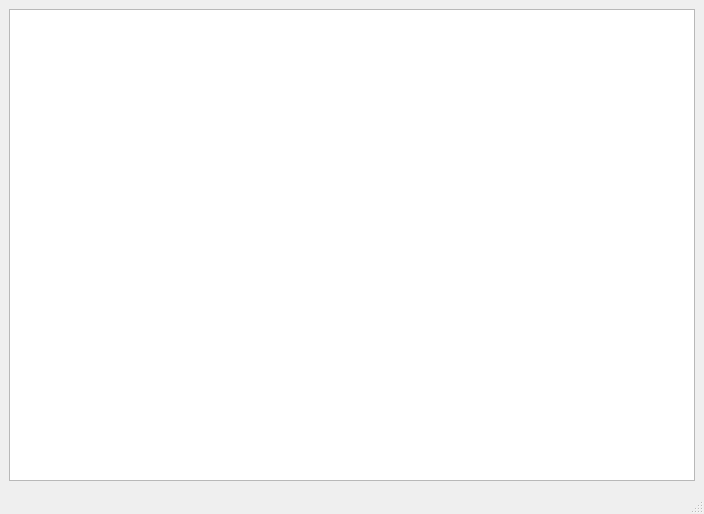
<?xml version="1.0" encoding="UTF-8"?>
<ui version="4.0">
 <class>MainWindow</class>
 <widget class="QMainWindow" name="MainWindow">
  <property name="geometry">
   <rect>
    <x>0</x>
    <y>0</y>
    <width>704</width>
    <height>514</height>
   </rect>
  </property>
  <property name="font">
   <font>
    <pointsize>12</pointsize>
   </font>
  </property>
  <property name="windowTitle">
   <string>Текст документа</string>
  </property>
  <widget class="QWidget" name="centralwidget">
   <layout class="QVBoxLayout" name="verticalLayout">
    <item>
     <widget class="QTextBrowser" name="textWidget">
      <property name="font">
       <font>
        <pointsize>14</pointsize>
       </font>
      </property>
     </widget>
    </item>
   </layout>
  </widget>
  <widget class="QMenuBar" name="menubar">
   <property name="geometry">
    <rect>
     <x>0</x>
     <y>0</y>
     <width>704</width>
     <height>21</height>
    </rect>
   </property>
  </widget>
  <widget class="QStatusBar" name="statusbar"/>
 </widget>
 <resources/>
 <connections/>
</ui>
